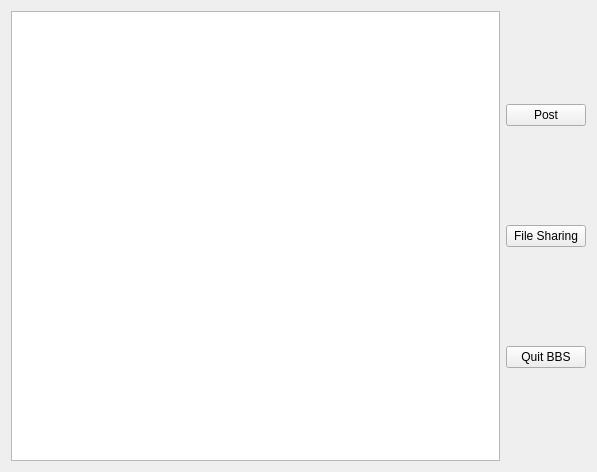
<?xml version="1.0" encoding="UTF-8"?>
<ui version="4.0">
 <class>bbs</class>
 <widget class="QWidget" name="bbs">
  <property name="geometry">
   <rect>
    <x>0</x>
    <y>0</y>
    <width>597</width>
    <height>472</height>
   </rect>
  </property>
  <property name="windowTitle">
   <string>Form</string>
  </property>
  <layout class="QHBoxLayout" name="horizontalLayout_2">
   <item>
    <layout class="QHBoxLayout" name="horizontalLayout">
     <item>
      <widget class="QListWidget" name="bbs_list"/>
     </item>
     <item>
      <layout class="QVBoxLayout" name="verticalLayout">
       <item>
        <widget class="QPushButton" name="postButton">
         <property name="cursor">
          <cursorShape>PointingHandCursor</cursorShape>
         </property>
         <property name="text">
          <string>Post</string>
         </property>
        </widget>
       </item>
       <item>
        <widget class="QPushButton" name="shared_button">
         <property name="cursor">
          <cursorShape>PointingHandCursor</cursorShape>
         </property>
         <property name="text">
          <string>File Sharing</string>
         </property>
        </widget>
       </item>
       <item>
        <widget class="QPushButton" name="quitButton">
         <property name="cursor">
          <cursorShape>PointingHandCursor</cursorShape>
         </property>
         <property name="text">
          <string>Quit BBS</string>
         </property>
        </widget>
       </item>
      </layout>
     </item>
    </layout>
   </item>
  </layout>
 </widget>
 <resources/>
 <connections/>
</ui>
